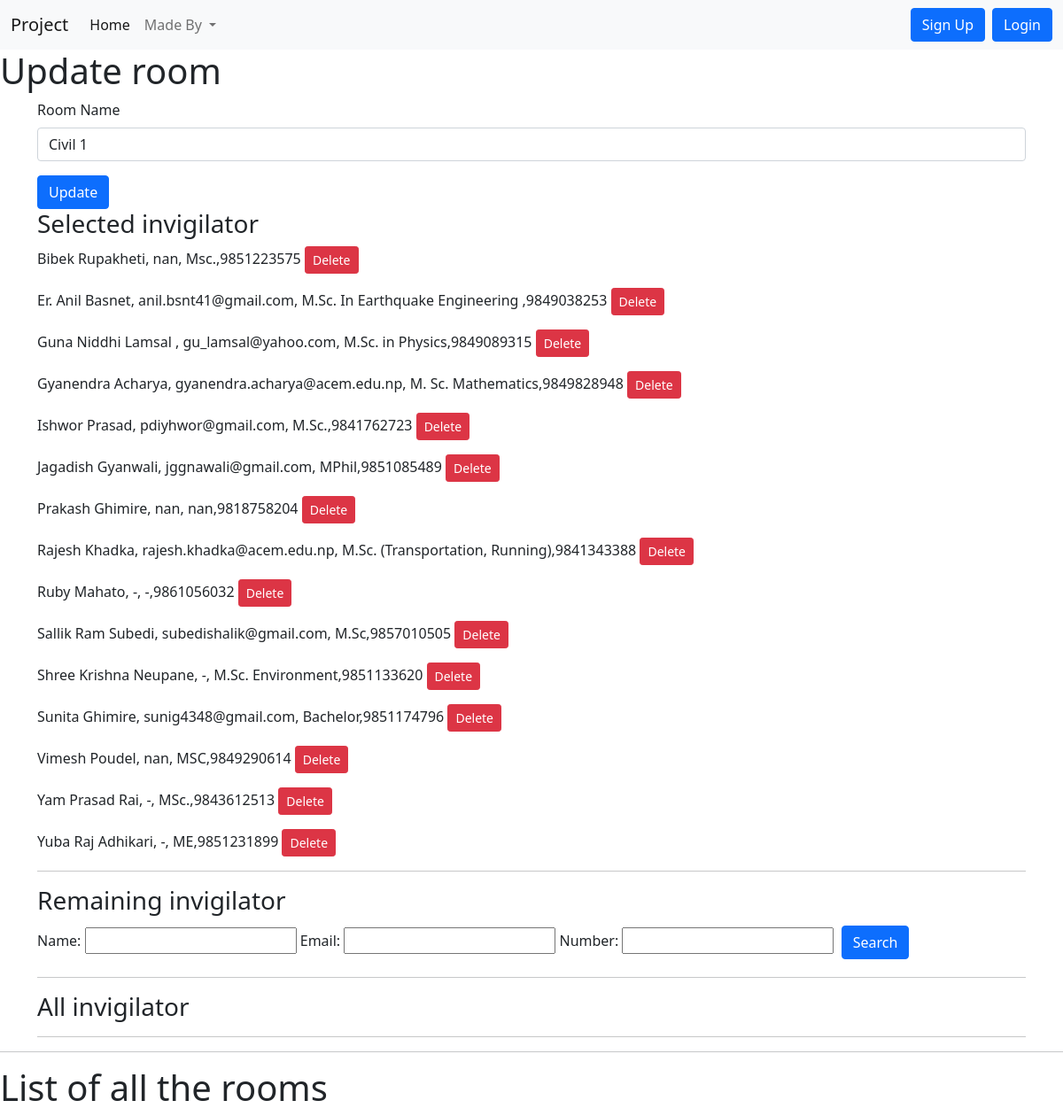
Screenshot of /updateroom/2 with the database file from the repository.
### home/models.py (models this page shows, shortened)
class Addroom(models.Model):
    profile = models.ForeignKey(Profile,blank=True,null=True, on_delete=models.CASCADE)
    roomname=models.CharField(max_length=122)
    invigilatorsinroom=models.ManyToManyField(Newapp,blank=True)

class Newapp(models.Model):
    profile = models.ForeignKey(Profile,blank=True,null=True, on_delete=models.CASCADE)
    newappname=models.CharField(max_length=122)
    newappemail=models.CharField(max_length=122,blank=True)
    newappphone=models.CharField(max_length=12)
    newappaddress=models.CharField(max_length=122)
    newappdepart=models.CharField(max_length=255,blank=True)
    newappposition=models.CharField(max_length=255)

### home/views.py (the view)
# urls.py: path("updateroom/<addroom_id>",views.updateroom,name='updateroom'),
def updateroom(request, addroom_id):
    addroom_data = Addroom.objects.get(pk=addroom_id)
    allroom_data = Addroom.objects.all()
    teachers=addroom_data.invigilatorsinroom.all()
    removednewapp_data = Newapp.objects.exclude(pk__in=teachers)
    allnewapp_data = Newapp.objects.all()
    viewfilter = ViewtableFilter(request.GET, queryset=removednewapp_data)
    removednewapp_data = viewfilter.qs
    data = {
        'allroom_data': allroom_data,
        'addroom_data': addroom_data,
        'teachers':teachers.order_by('newappname'),
        'allnewapp_data':allnewapp_data.order_by('newappname'),
        'removednewapp_data':removednewapp_data.order_by('newappname'),
        'viewfilter':viewfilter,
    }
    return render(request, "addroom.html", data)

### templates/addroom.html (shortened to what this page needs)
{% extends 'base.html' %}
{% block addroomcontent %}
{% if addroom_data %}
<h1>Update room</h1>
<div class="container">
  <form method="post" action="{% url 'updateroomfunc' addroom_data.id %}">
    <div class="mb-3">
      <label for="roomname" class="form-label">Room Name</label>
      <input value="{{addroom_data.roomname}}" type="text" required class="form-control" id="roomname" name="roomname" placeholder="Enter room name">
    </div>
    <button type="submit" class="btn btn-primary">Update</button>
  </form>
</div>
<div class="container">
    <h3>Selected invigilator</h3>
    <div>
      {% for t in teachers %}
      <p>
        {{t.newappname}}, {{t.newappemail}}, {{t.newappdepart}},{{t.newappphone}}
        <a href="{% url 'deleteinvigilatorfromroom' t.id addroom_data.id%}"><button
            class="btn btn-danger btn-sm">Delete</button></a>
      </p>
      {% endfor %}
    </div>
    <hr>
    <h3>Remaining invigilator</h3>
    <div>
      <form method="get">
        {{viewfilter.form}}
        <button class="btn btn-primary mx-1 my-1" type="submit">Search</button>
      </form>
    </div>
    <hr>
    <h3>All invigilator</h3>
    <hr>
</div>
{% endif %}
<hr>
<h1>List of all the rooms</h1>
{% endblock addroomcontent %}

### rows the page displays
Addroom: roomname "Civil 1"
Newapp: newappname "Bibek Rupakheti", newappemail "nan", newappdepart "Msc.", newappphone "9851223575"
Newapp: newappname "Er. Anil Basnet", newappemail "anil.bsnt41@gmail.com", newappdepart "M.Sc. In Earthquake Engineering", newappphone "9849038253"
Newapp: newappname "Guna Niddhi Lamsal", newappemail "gu_lamsal@yahoo.com", newappdepart "M.Sc. in Physics", newappphone "9849089315"
Newapp: newappname "Gyanendra Acharya", newappemail "gyanendra.acharya@acem.edu.np", newappdepart "M. Sc. Mathematics", newappphone "9849828948"
Newapp: newappname "Ishwor Prasad", newappemail "pdiyhwor@gmail.com", newappdepart "M.Sc.", newappphone "9841762723"
Newapp: newappname "Jagadish Gyanwali", newappemail "jggnawali@gmail.com", newappdepart "MPhil", newappphone "9851085489"
Newapp: newappname "Prakash Ghimire", newappemail "nan", newappdepart "nan", newappphone "9818758204"
Newapp: newappname "Rajesh Khadka", newappemail "rajesh.khadka@acem.edu.np", newappdepart "M.Sc. (Transportation, Running)", newappphone "9841343388"
Newapp: newappname "Ruby Mahato", newappemail "-", newappdepart "-", newappphone "9861056032"
Newapp: newappname "Sallik Ram Subedi", newappemail "subedishalik@gmail.com", newappdepart "M.Sc", newappphone "9857010505"
Newapp: newappname "Shree Krishna Neupane", newappemail "-", newappdepart "M.Sc. Environment", newappphone "9851133620"
Newapp: newappname "Sunita Ghimire", newappemail "sunig4348@gmail.com", newappdepart "Bachelor", newappphone "9851174796"
Newapp: newappname "Vimesh Poudel", newappemail "nan", newappdepart "MSC", newappphone "9849290614"
Newapp: newappname "Yam Prasad Rai", newappemail "-", newappdepart "MSc.", newappphone "9843612513"
Newapp: newappname "Yuba Raj Adhikari", newappemail "-", newappdepart "ME", newappphone "9851231899"
